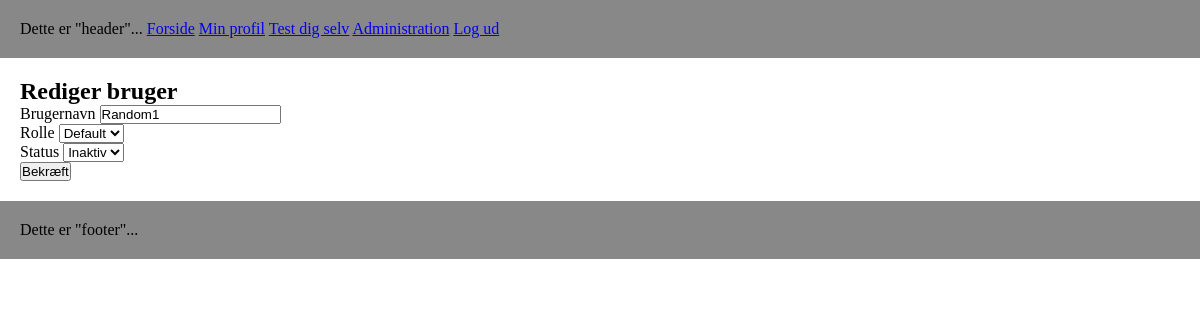
Screenshot of /manage/edit/5 (signed in) with the database file from the repository.
### tables this page shows
CREATE TABLE `users` (
  `id` int(9) NOT NULL,
  `companies_id` int(9) NOT NULL,
  `username` varchar(24) NOT NULL,
  `password` varchar(32) NOT NULL DEFAULT '1234',
  `role` enum('default','admin') NOT NULL DEFAULT 'default',
  `isActive` tinyint(1) NOT NULL DEFAULT 0
);

### core/View.php (called while the page is built, shortened)
<?php
class View
{
    public function render($view)
    {
        require 'views/header.php';
        require "views/" . $view . ".php";
        require 'views/footer.php';
    }
}

### controllers/manage.php (called while the page is built, shortened)
<?php
class Manage extends Controller
{
    public function edit($id)
    {
        $this->view->user = $this->model->singleUserList($id);
        $this->view->render("manage/edit");
    }
}

### index.php (called while the page is built, shortened)
<?php
require "core\Model.php";
require "core\View.php";
require "core\Controller.php";
$app = new Bootstrap();

### core/Model.php (called while the page is built)
<?php
class Model
{
    public function __construct()
    {
        $this->database = new Database();
    }
}

### models/manageModel.php (called while the page is built, shortened)
<?php
class ManageModel extends Model
{
    public function singleUserList($id)
    {
        $dbh = $this->database->prepare("SELECT id, username, password, isActive, role FROM users WHERE id = :id");
        $dbh->execute(array(
            ':id' => $id
        ));
        $data = $dbh->fetch();
        return $data;
    }
}

### core/Controller.php (called while the page is built, shortened)
<?php
class Controller
{
    public function loadModel($file)
    {
        $path = "models/" . $file . "Model.php";
        if(file_exists($path)) {
            require "models/" . $file . "Model.php";
            $this->model = new $modelName();
        }
    }
}

### views/manage/edit.php (the view, shortened to what this page needs)
<h2>Rediger bruger</h2>
<form action="<?php echo URL;?>manage/confirmEdit/<?php echo $this->user['id'];?>" method="POST">
    <label for="username">Brugernavn</label>
    <input type="text" name="username" id="username" value="<?php echo $this->user['username'];?>"><br>
    <label for="role">Rolle</label>
    <select name="role" id="role">
        <option value="default" <?php if ($this->user['role'] == 'default') echo 'selected';?>>Default</option>
    </select><br>
    <label for="status">Status</label>
    <select name="status" id="status">
        <option value="0" <?php if ($this->user['isActive'] == 0) echo 'selected';?>>Inaktiv</option>
    </select><br>
    <input type="submit" value="Bekræft">
</form>

### public/css/styles.css (style rules this page uses)
* { margin: 0; padding: 0; }

### rows the page displays
users: username "Random1", role "Default", status "Inaktiv"
